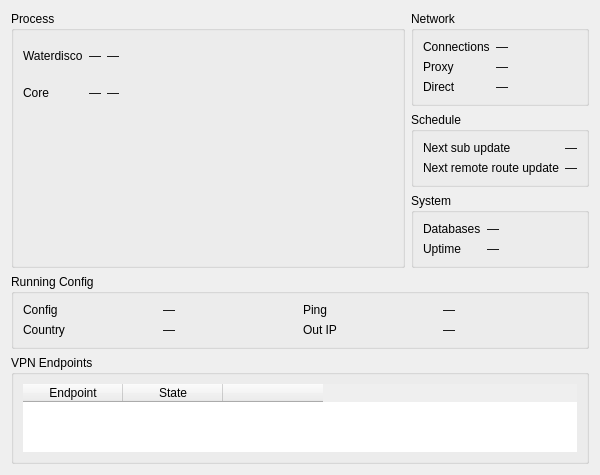
<?xml version="1.0" encoding="UTF-8"?>
<ui version="4.0">
 <class>DialogRuntimeStats</class>
 <widget class="QDialog" name="DialogRuntimeStats">
  <property name="geometry">
   <rect>
    <x>0</x>
    <y>0</y>
    <width>600</width>
    <height>470</height>
   </rect>
  </property>
  <property name="windowTitle">
   <string>Runtime Statistics</string>
  </property>
  <layout class="QGridLayout" name="rootGrid">
   <item row="0" column="0" rowspan="3">
    <widget class="QGroupBox" name="groupProcess">
     <property name="title">
      <string>Process</string>
     </property>
     <layout class="QVBoxLayout" name="processLayout">
      <item>
       <layout class="QGridLayout" name="tableGrid">
        <item row="0" column="0">
         <widget class="QLabel" name="labelThroneName">
          <property name="text">
           <string notr="true">Waterdisco</string>
          </property>
         </widget>
        </item>
        <item row="0" column="1">
         <widget class="QLabel" name="vThroneCpu">
          <property name="text">
           <string notr="true">—</string>
          </property>
          <property name="alignment">
           <set>Qt::AlignmentFlag::AlignRight|Qt::AlignmentFlag::AlignTrailing|Qt::AlignmentFlag::AlignVCenter</set>
          </property>
         </widget>
        </item>
        <item row="0" column="2">
         <widget class="QLabel" name="vThroneRam">
          <property name="text">
           <string notr="true">—</string>
          </property>
          <property name="alignment">
           <set>Qt::AlignmentFlag::AlignRight|Qt::AlignmentFlag::AlignTrailing|Qt::AlignmentFlag::AlignVCenter</set>
          </property>
         </widget>
        </item>
        <item row="1" column="0">
         <widget class="QLabel" name="labelCoreName">
          <property name="text">
           <string>Core</string>
          </property>
         </widget>
        </item>
        <item row="1" column="1">
         <widget class="QLabel" name="vCoreCpu">
          <property name="text">
           <string notr="true">—</string>
          </property>
          <property name="alignment">
           <set>Qt::AlignmentFlag::AlignRight|Qt::AlignmentFlag::AlignTrailing|Qt::AlignmentFlag::AlignVCenter</set>
          </property>
         </widget>
        </item>
        <item row="1" column="2">
         <widget class="QLabel" name="vCoreRam">
          <property name="text">
           <string notr="true">—</string>
          </property>
          <property name="alignment">
           <set>Qt::AlignmentFlag::AlignRight|Qt::AlignmentFlag::AlignTrailing|Qt::AlignmentFlag::AlignVCenter</set>
          </property>
         </widget>
        </item>
        <item row="0" column="3" rowspan="2">
         <spacer name="tableSpacer">
          <property name="orientation">
           <enum>Qt::Orientation::Horizontal</enum>
          </property>
          <property name="sizeHint" stdset="0">
           <size>
            <width>12</width>
            <height>0</height>
           </size>
          </property>
         </spacer>
        </item>
       </layout>
      </item>
      <item>
       <widget class="MiniChartWidget" name="cpuChart" native="true"/>
      </item>
      <item>
       <widget class="MiniChartWidget" name="ramChart" native="true"/>
      </item>
     </layout>
    </widget>
   </item>
   <item row="0" column="1">
    <widget class="QGroupBox" name="groupNetwork">
     <property name="title">
      <string>Network</string>
     </property>
     <layout class="QFormLayout" name="formNetwork">
      <item row="0" column="0">
       <widget class="QLabel" name="labelConns">
        <property name="text">
         <string>Connections</string>
        </property>
       </widget>
      </item>
      <item row="0" column="1">
       <widget class="QLabel" name="vConns">
        <property name="text">
         <string notr="true">—</string>
        </property>
       </widget>
      </item>
      <item row="1" column="0">
       <widget class="QLabel" name="labelSpeedProxy">
        <property name="text">
         <string>Proxy</string>
        </property>
       </widget>
      </item>
      <item row="1" column="1">
       <widget class="QLabel" name="vSpeedProxy">
        <property name="text">
         <string notr="true">—</string>
        </property>
       </widget>
      </item>
      <item row="2" column="0">
       <widget class="QLabel" name="labelSpeedDirect">
        <property name="text">
         <string>Direct</string>
        </property>
       </widget>
      </item>
      <item row="2" column="1">
       <widget class="QLabel" name="vSpeedDirect">
        <property name="text">
         <string notr="true">—</string>
        </property>
       </widget>
      </item>
     </layout>
    </widget>
   </item>
   <item row="1" column="1">
    <widget class="QGroupBox" name="groupSchedule">
     <property name="title">
      <string>Schedule</string>
     </property>
     <layout class="QFormLayout" name="formSchedule">
      <item row="0" column="0">
       <widget class="QLabel" name="labelSubUpdate">
        <property name="text">
         <string>Next sub update</string>
        </property>
       </widget>
      </item>
      <item row="0" column="1">
       <widget class="QLabel" name="vSubUpdate">
        <property name="text">
         <string notr="true">—</string>
        </property>
       </widget>
      </item>
      <item row="1" column="0">
       <widget class="QLabel" name="labelRouteUpdate">
        <property name="text">
         <string>Next remote route update</string>
        </property>
       </widget>
      </item>
      <item row="1" column="1">
       <widget class="QLabel" name="vRouteUpdate">
        <property name="text">
         <string notr="true">—</string>
        </property>
       </widget>
      </item>
     </layout>
    </widget>
   </item>
   <item row="2" column="1">
    <widget class="QGroupBox" name="groupSystem">
     <property name="title">
      <string>System</string>
     </property>
     <layout class="QFormLayout" name="formSystem">
      <item row="0" column="0">
       <widget class="QLabel" name="labelDbSize">
        <property name="text">
         <string>Databases</string>
        </property>
       </widget>
      </item>
      <item row="0" column="1">
       <widget class="QLabel" name="vDbSize">
        <property name="text">
         <string notr="true">—</string>
        </property>
       </widget>
      </item>
      <item row="1" column="0">
       <widget class="QLabel" name="labelUptime">
        <property name="text">
         <string>Uptime</string>
        </property>
       </widget>
      </item>
      <item row="1" column="1">
       <widget class="QLabel" name="vUptime">
        <property name="text">
         <string notr="true">—</string>
        </property>
       </widget>
      </item>
     </layout>
    </widget>
   </item>
   <item row="3" column="0" colspan="2">
    <widget class="QGroupBox" name="groupRunning">
     <property name="title">
      <string>Running Config</string>
     </property>
     <layout class="QGridLayout" name="formRunning">
      <item row="3" column="1">
       <widget class="QLabel" name="vCountry">
        <property name="text">
         <string notr="true">—</string>
        </property>
       </widget>
      </item>
      <item row="3" column="0">
       <widget class="QLabel" name="labelCountry">
        <property name="text">
         <string>Country</string>
        </property>
       </widget>
      </item>
      <item row="2" column="1">
       <widget class="QLabel" name="vCfgName">
        <property name="text">
         <string notr="true">—</string>
        </property>
       </widget>
      </item>
      <item row="2" column="0">
       <widget class="QLabel" name="labelCfgName">
        <property name="text">
         <string>Config</string>
        </property>
       </widget>
      </item>
      <item row="3" column="2">
       <widget class="QLabel" name="labelOutIp">
        <property name="text">
         <string>Out IP</string>
        </property>
       </widget>
      </item>
      <item row="3" column="3">
       <widget class="QLabel" name="vOutIp">
        <property name="text">
         <string notr="true">—</string>
        </property>
        <property name="textInteractionFlags">
         <set>Qt::TextInteractionFlag::TextSelectableByMouse</set>
        </property>
       </widget>
      </item>
      <item row="2" column="3">
       <widget class="QLabel" name="vPing">
        <property name="text">
         <string notr="true">—</string>
        </property>
       </widget>
      </item>
      <item row="2" column="2">
       <widget class="QLabel" name="labelPing">
        <property name="text">
         <string>Ping</string>
        </property>
       </widget>
      </item>
     </layout>
    </widget>
   </item>
   <item row="4" column="0" colspan="2">
    <widget class="QGroupBox" name="groupEndpoints">
     <property name="title">
      <string>VPN Endpoints</string>
     </property>
     <layout class="QVBoxLayout" name="endpointsLayout">
      <property name="spacing">
       <number>4</number>
      </property>
      <item>
       <widget class="QTableWidget" name="endpointsTable">
        <property name="frameShape">
         <enum>QFrame::Shape::NoFrame</enum>
        </property>
        <property name="alternatingRowColors">
         <bool>true</bool>
        </property>
        <property name="showGrid">
         <bool>false</bool>
        </property>
        <property name="wordWrap">
         <bool>false</bool>
        </property>
        <column>
         <property name="text">
          <string>Endpoint</string>
         </property>
        </column>
        <column>
         <property name="text">
          <string>State</string>
         </property>
        </column>
        <column>
         <property name="text">
          <string/>
         </property>
        </column>
       </widget>
      </item>
      <item>
       <layout class="QHBoxLayout" name="endpointsButtons">
       </layout>
      </item>
     </layout>
    </widget>
   </item>
  </layout>
 </widget>
 <customwidgets>
  <customwidget>
   <class>MiniChartWidget</class>
   <extends>QWidget</extends>
   <header>include/ui/stats/MiniChartWidget.h</header>
   <container>1</container>
  </customwidget>
 </customwidgets>
 <resources/>
 <connections/>
</ui>
